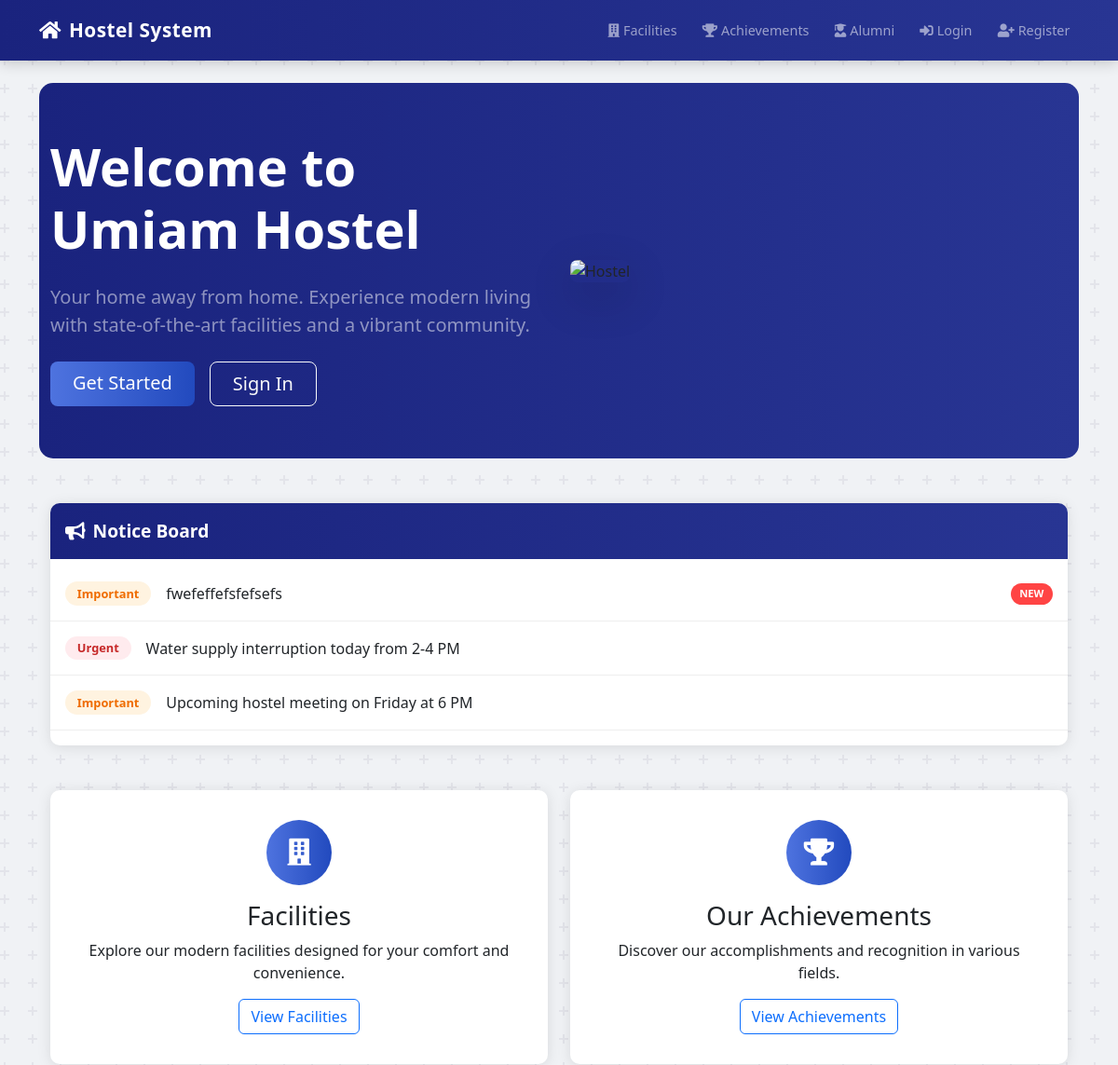
The app's page /home (upper part), older data.
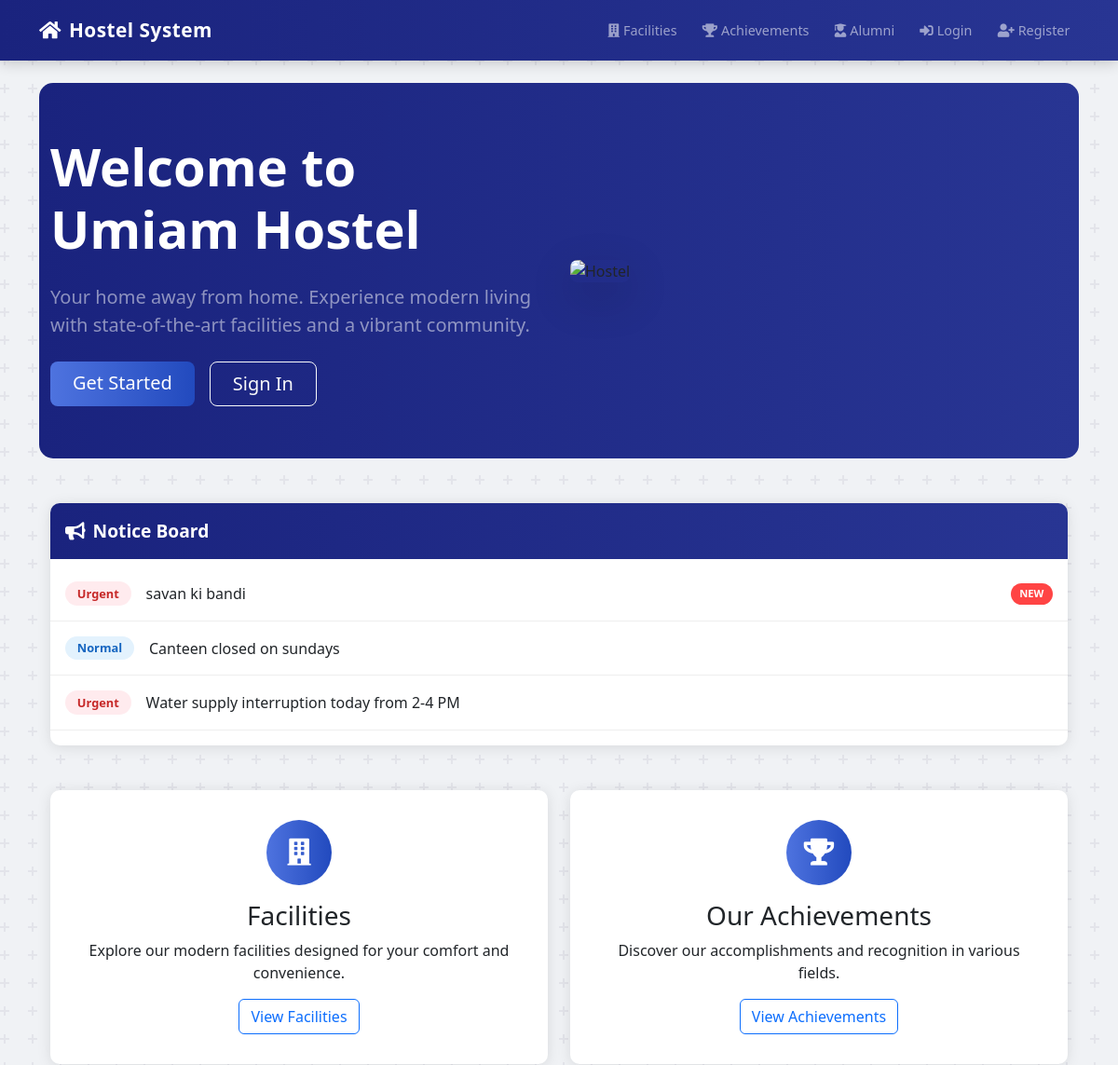
The same page, newer data.
### app.py (models this page shows)
class Notice(db.Model):
    id = db.Column(db.Integer, primary_key=True)
    message = db.Column(db.String(200), nullable=False)
    priority = db.Column(db.String(20), default='Normal')  # Normal, Important, Urgent
    created_at = db.Column(db.DateTime, nullable=False, default=datetime.utcnow)

### app.py (the view)
@app.route('/')
@app.route('/home')
def home():
    notices = Notice.query.order_by(Notice.created_at.desc()).limit(5).all()
    return render_template('home.html', title='Home', notices=notices)

### templates/home.html (shortened to what this page needs)
{% extends "base.html" %}
{% block content %}
<div class="hero-section mt-4">
    <div class="container">
        <div class="row align-items-center py-4">
            <div class="col-lg-6">
                <h1 class="display-4 fw-bold text-white mb-4">Welcome to Umiam Hostel</h1>
                <p class="lead text-white-50 mb-4">Your home away from home. Experience modern living with state-of-the-art facilities and a vibrant community.</p>
                {% if not current_user.is_authenticated %}
                    <div class="d-grid gap-2 d-md-flex">
                        <a href="{{ url_for('register') }}" class="btn btn-primary btn-lg px-4 me-md-2">Get Started</a>
                        <a href="{{ url_for('login') }}" class="btn btn-outline-light btn-lg px-4">Sign In</a>
                    </div>
                {% endif %}
            </div>
            <div class="col-lg-6">
                <img src="https://content.jdmagicbox.com/comp/guwahati/b7/9999px361.x361.180818145204.d3b7/catalogue/umiam-hostel-i-i-t-guwahati-hostel-for-boy-students-4rw960t51g.jpg" class="img-fluid rounded-3 shadow-lg" alt="Hostel">
            </div>
        </div>
    </div>
</div>
<div class="container my-5">
    <div class="notice-board">
        <div class="notice-header">
            <i class="fas fa-bullhorn me-2"></i>Notice Board
        </div>
        <div class="notice-wrapper">
            <div class="notice-content" id="noticeContent">
                {% if notices %}
                    {% for notice in notices %}
                        <div class="notice-item priority-{{ notice.priority.lower() }}">
                            <span class="notice-badge">{{ notice.priority }}</span>
                            {{ notice.message }}
                            {% if loop.first %}
                                <span class="new-tag">NEW</span>
                            {% endif %}
                        </div>
                    {% endfor %}
                {% else %}
                    <div class="notice-item">No current notices</div>
                {% endif %}
            </div>
        </div>
    </div>
</div>
<div class="container my-5">
    <div class="row g-4">
        <div class="col-md-{{ '4' if current_user.is_authenticated else '6' }}">
            <div class="feature-card">
                <div class="icon-wrapper mb-3">
                    <i class="fas fa-building"></i>
                </div>
                <h3>Facilities</h3>
                <p>Explore our modern facilities designed for your comfort and convenience.</p>
                <a href="{{ url_for('facilities') }}" class="btn btn-outline-primary">View Facilities</a>
            </div>
        </div>
        <div class="col-md-{{ '4' if current_user.is_authenticated else '6' }}">
            <div class="feature-card">
                <div class="icon-wrapper mb-3">
                    <i class="fas fa-trophy"></i>
                </div>
                <h3>Our Achievements</h3>
                <p>Discover our accomplishments and recognition in various fields.</p>
                <a href="{{ url_for('achievements') }}" class="btn btn-outline-primary">View Achievements</a>
            </div>
        </div>
    </div>
</div>
{% endblock %}

Row changes from the older to the newer data that the page shows:
removed Notice: priority "Important", message "fwefeffefsfefsefs", shows "NEW"
removed Notice: priority "Important", message "Upcoming hostel meeting on Friday at 6 PM"
added Notice: priority "Urgent", message "savan ki bandi", shows "NEW"
added Notice: priority "Normal", message "Canteen closed on sundays"
